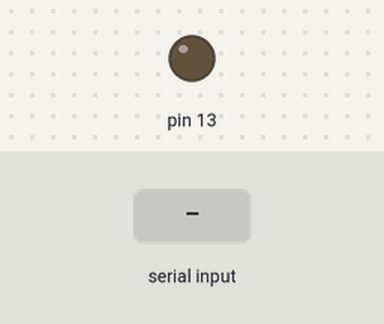
The sketch below on a simulated Arduino Uno, built with avr-gcc and run on an emulated ATmega328P. On the bench: output pins drawn as LEDs (lit = HIGH). The test bench sets the inputs (shaded band).

Above: at 1.2 s.
1.3 s: byte 120 received over Serial
At 1.9 s:
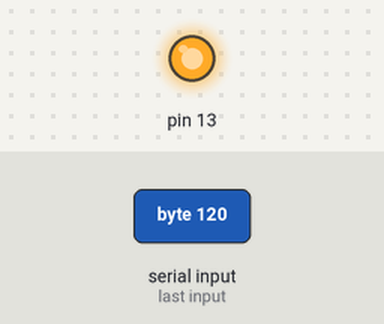
Timing chart, 0 to 5.6 s (numbered marks = the images above; inputs shaded):
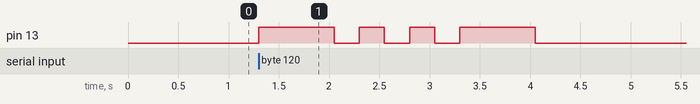

The sketch:

StrToMor.ino
```cpp
#include <StrToMor.h>

int incomingByte = 0; // for incoming serial data
Morse morse(13);

void setup() {
  Serial.begin(9600); // opens serial port, sets data rate to 9600 bps
}

void loop() {
  // reply only when you receive data:
  if (Serial.available() > 0) {
    // read the incoming byte:
    incomingByte = Serial.read();

    // say what you got:
    morse.Trans(incomingByte);
  }
}
```

StrToMor.h
```cpp
#ifndef _STRTOMOR_H
#define _STRTOMOR_H
class Morse
{
  public:
    Morse(int pin);
	void Trans(int a);
    void dot();
    void dash();
    void c_space();
	void w_space();
	void s_space();
  private:
    int _pin;
};
#endif /*_MORSE_H*/
```

Measured:
- after the input at 1.3 s, pin 13: LOW → HIGH at once, then repeats every 0.50 s: LOW 0.25 s, HIGH 0.25 s
